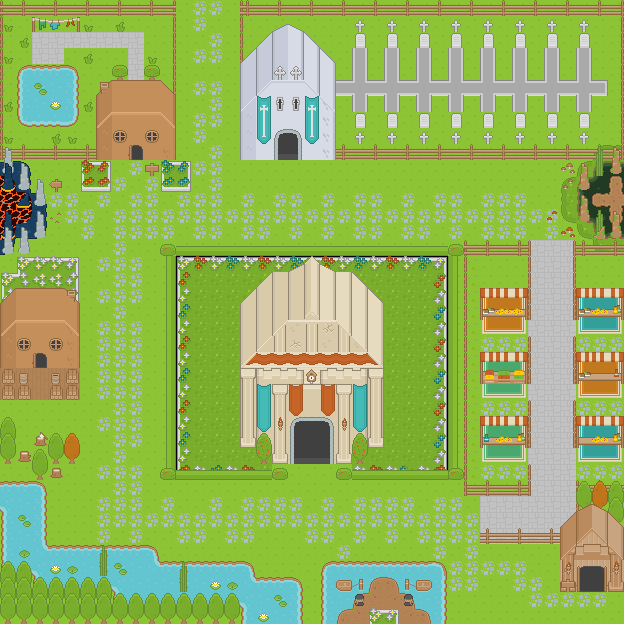

A level layout from a 2D game, rendered from its tile map. Below: a short description, then the map file with tile-grid data replaced by summaries:
An orthogonal 39x39 tile map with 16x16 px tiles, 9 tile layers (floor, fzreg, carpet, collide, ...).

<map version="1.2" tiledversion="1.2.2" orientation="orthogonal" renderorder="left-down" width="39" height="39" tilewidth="16" tileheight="16" infinite="0" nextlayerid="11" nextobjectid="1">
 <tileset firstgid="1" name="tileset" tilewidth="16" tileheight="16" spacing="1" tilecount="3477" columns="57">
  <image source="rpg-full.png" width="968" height="1052" />
 </tileset>
 <layer id="1" name="floor" width="39" height="39">
  <data>[1521 cells, 1469 non-empty, 31 distinct tile ids]</data>
 </layer>
 <layer id="10" name="fzreg" width="39" height="39">
  <data>[1521 cells, 10 non-empty, 4 distinct tile ids]</data>
 </layer>
 <layer id="2" name="carpet" width="39" height="39">
  <data>[1521 cells, 136 non-empty, 60 distinct tile ids]</data>
 </layer>
 <layer id="3" name="collide" width="39" height="39">
  <data>[1521 cells, 179 non-empty, 55 distinct tile ids]</data>
 </layer>
 <layer id="8" name="walls" width="39" height="39">
  <data>[1521 cells, 190 non-empty, 30 distinct tile ids]</data>
 </layer>
 <layer id="4" name="middle" width="39" height="39">
  <data>[1521 cells, 269 non-empty, 60 distinct tile ids]</data>
 </layer>
 <layer id="5" name="Player" width="39" height="39">
  <data>[1521 cells, 0 non-empty, 0 distinct tile ids]</data>
 </layer>
 <layer id="6" name="foreground" width="39" height="39">
  <data>[1521 cells, 142 non-empty, 50 distinct tile ids]</data>
 </layer>
 <layer id="7" name="details" width="39" height="39">
  <data>[1521 cells, 87 non-empty, 36 distinct tile ids]</data>
 </layer>
</map>
